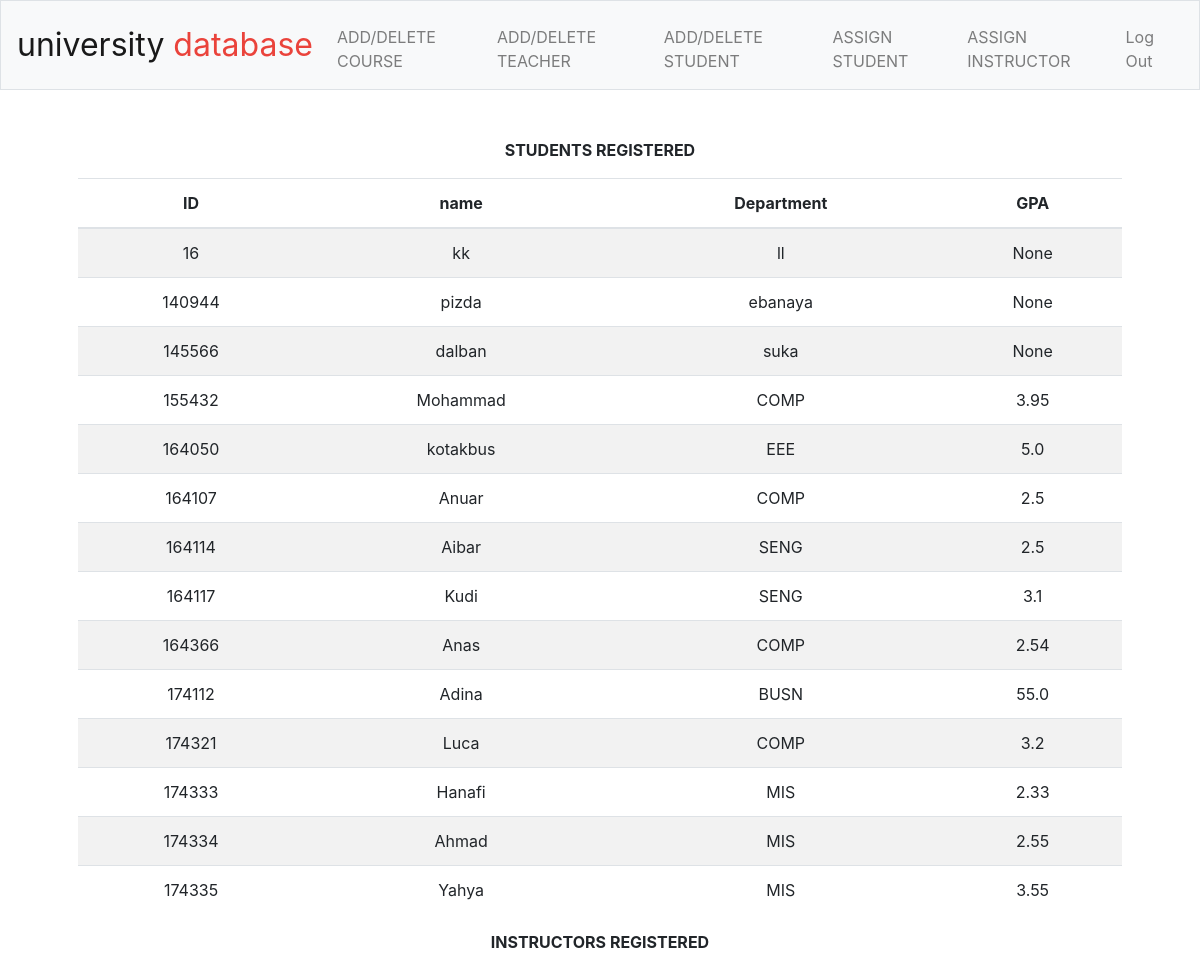
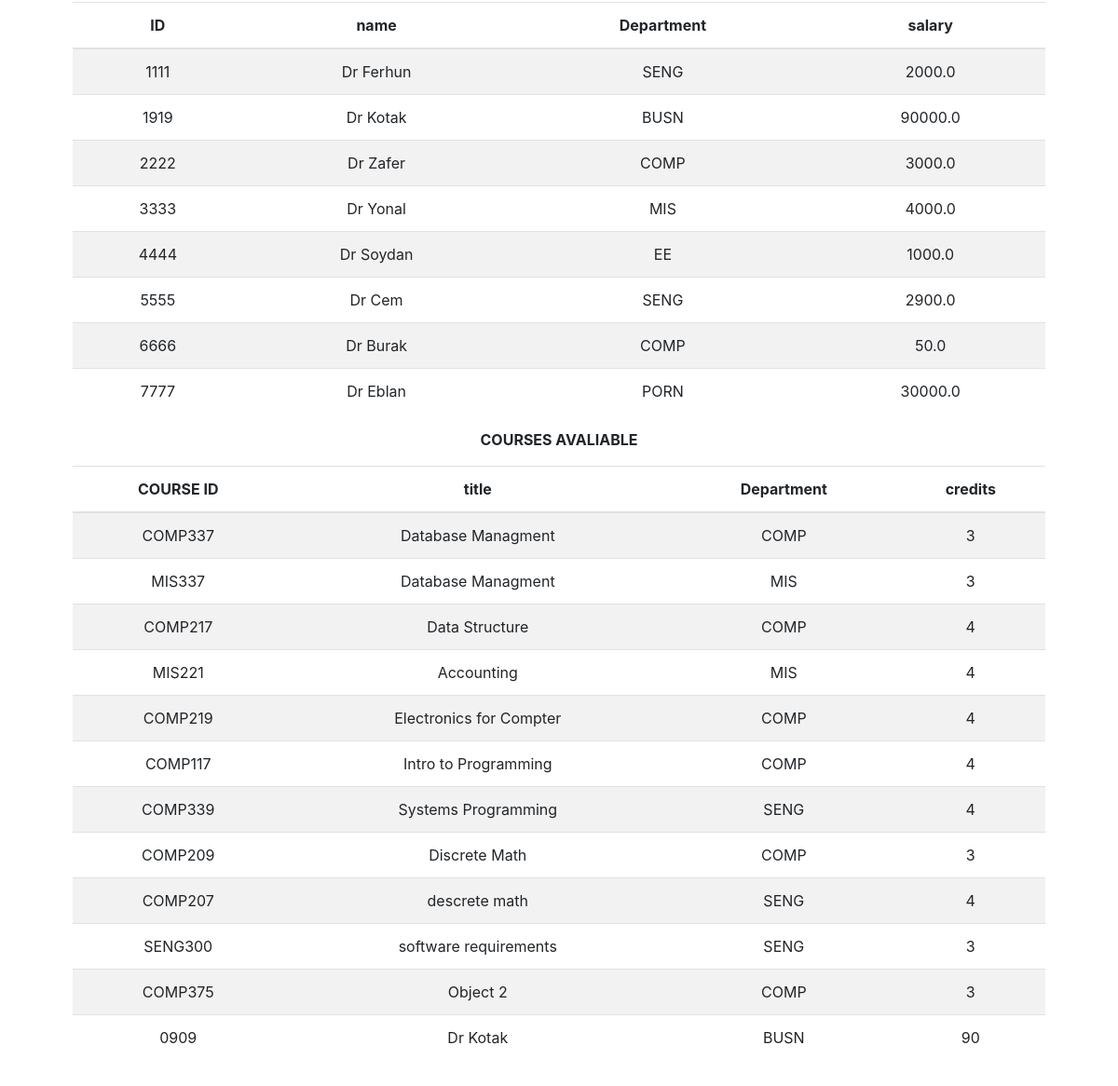
Page /admin (signed in) on the committed database (2 pictures, top to bottom).
### tables this page shows
CREATE TABLE `Student` (
	`ID`	INTEGER,
	`name`	TEXT,
	`Dept_name`	TEXT,
	`Total_crd`	REAL,
	PRIMARY KEY(`ID`)
);

CREATE TABLE `instructor` (
	`ID`	INTEGER,
	`name`	TEXT,
	`dept_name`	TEXT,
	`salary`	REAL,
	PRIMARY KEY(`ID`)
);

CREATE TABLE `course` (
	`course_id`	TEXT,
	`title`	TEXT,
	`dept_name`	TEXT,
	`credits`	INTEGER,
	PRIMARY KEY(`course_id`)
);

### application.py (the view)
@app.route("/admin")
@login_required
def admin():
    rows_student = db.execute("select * from student")
    rows_instructor = db.execute("select * from instructor")
    rows_courses  = db.execute("select * from course")
    positions1 = []
    positions2 = []
    positions3 = []
    for row1 in rows_student:
        positions1.append({"ID": row1['ID'], "name": row1['name'], "Dept_name": row1['Dept_name'], "Total_crd": row1['Total_crd']})
    for row2 in rows_instructor:
        positions2.append({"ID": row2['ID'], "name": row2['name'], "dept_name": row2['dept_name'], "salary": row2['salary']})
    for row3 in rows_courses:
        positions3.append({"course_id": row3['course_id'], "title": row3['title'], "dept_name": row3['dept_name'], "credits": row3['credits']})
    return render_template("admin.html", positions1 = positions1, positions2 = positions2, positions3 = positions3)

### application.py (called while the page is built)
@app.after_request
def after_request(response):
    response.headers["Cache-Control"] = "no-cache, no-store, must-revalidate"
    response.headers["Expires"] = 0
    response.headers["Pragma"] = "no-cache"
    return response

### helpers.py (called while the page is built)
def login_required(f):
    @wraps(f)
    def decorated_function(*args, **kwargs):
        if session.get("user_id") is None:
            return redirect("/login")
        return f(*args, **kwargs)
    return decorated_function

### templates/admin.html (shortened to what this page needs)
{% extends "layout.html" %}
{% block main %}
    <form action="/admin" method="post">
        <p class="font-weight-bold">STUDENTS REGISTERED</p>
        <table class="table table-striped">
        <thead>
            <tr>
                <th>ID</th>
                <th>name</th>
                <th>Department</th>
                <th>GPA</th>
            </tr>
        </thead>
        <tbody>
            {% for position1 in positions1 %}
                <tr>
                    <td>{{position1.ID}}</td>
                    <td>{{position1.name}}</td>
                    <td>{{position1.Dept_name}}</td>
                    <td>{{position1.Total_crd}}</td>
                </tr>
            {% endfor %}
        </tbody>
     </table>
     <p class="font-weight-bold">INSTRUCTORS REGISTERED</p>
     <table class="table table-striped">
        <thead>
            <tr>
                <th>ID</th>
                <th>name</th>
                <th>Department</th>
                <th>salary</th>
            </tr>
        </thead>
        <tbody>
            {% for position2 in positions2 %}
                <tr>
                    <td>{{position2.ID}}</td>
                    <td>{{position2.name}}</td>
                    <td>{{position2.dept_name}}</td>
                    <td>{{position2.salary}}</td>
                </tr>
            {% endfor %}
        </tbody>
     </table>
     <p class="font-weight-bold">COURSES AVALIABLE</p>
     <table class="table table-striped">
        <thead>
            <tr>
                <th>COURSE ID</th>
                <th>title</th>
                <th>Department</th>
                <th>credits</th>
            </tr>
        </thead>
        <tbody>
            {% for position3 in positions3 %}
                <tr>
                    <td>{{position3.course_id}}</td>
                    <td>{{position3.title}}</td>
                    <td>{{position3.dept_name}}</td>
                    <td>{{position3.credits}}</td>
                </tr>
            {% endfor %}
        </tbody>
     </table>
    </form>
{% endblock %}

### templates/layout.html (shortened to what this page needs)
<!DOCTYPE html>
<html lang="en">
    <head>
        <link href="https://maxcdn.bootstrapcdn.com/bootstrap/4.0.0-beta.2/css/bootstrap.min.css" rel="stylesheet"/>
        <link href="/static/styles.css" rel="stylesheet"/>
    </head>
    <body>
        <nav class="navbar navbar-expand-md navbar-light bg-light border">
            <a class="navbar-brand" href="/"><span class="black">university</span><span class="red"> database</span></a>
            <div class="collapse navbar-collapse" id="navbar">
                {% if session.user_id %}
                {% if request.path == "/admin" %}
                    <ul class="navbar-nav mr-auto mt-2">
                        <li class="nav-item"><a class="nav-link" href="/newcourse">ADD/DELETE COURSE</a></li>
                        <li class="nav-item"><a class="nav-link" href="/newteacher">ADD/DELETE TEACHER</a></li>
                        <li class="nav-item"><a class="nav-link" href="/newstudent">ADD/DELETE STUDENT</a></li>
                        <li class="nav-item"><a class="nav-link" href="/assignstd">ASSIGN STUDENT</a></li>
                        <li class="nav-item"><a class="nav-link" href="/assignteacher">ASSIGN INSTRUCTOR</a></li>
                    </ul>
                {% elif request.path == "/student" %}
                    <ul class="navbar-nav mr-auto mt-2">
                        <li class="nav-item"><a class="nav-link" href="/studentcourses">COURSES</a></li>
                    </ul>
                {% elif request.path == "/instructor" %}
                    <ul class="navbar-nav mr-auto mt-2">
                        <li class="nav-item"><a class="nav-link" href="/instructorstudent">STUDENTS</a></li>
                        <li class="nav-item"><a class="nav-link" href="/coursesinstructor">COURSES</a></li>
                    </ul>
                {% endif %}
                    <ul class="navbar-nav ml-auto mt-2">
                        <li class="nav-item"><a class="nav-link" href="/logout">Log Out</a></li>
                    </ul>
                {% else %}
                    <ul class="navbar-nav ml-auto mt-2">
                        <li class="nav-item"><a class="nav-link" href="/register">Register(admin)</a></li>
                        <li class="nav-item"><a class="nav-link" href="/login">Log In</a></li>
                    </ul>
                {% endif %}
            </div>
        </nav>
        <main class="container p-5">
            {% block main %}<p class="font-weight-bold">Welcome to the university register website!</p>{% endblock %}
        </main>
    </body>
</html>

### static/styles.css (style rules this page uses)
nav .navbar-brand { font-size: xx-large; }
nav .navbar-brand .red { color: #ea433b; }
main { overflow-x: auto; text-align: center; }

### rows in the picture
Student: ID "16", name "kk", Dept_name "ll", Total_crd "None"
Student: ID "140944", name "pizda", Dept_name "ebanaya", Total_crd "None"
Student: ID "145566", name "dalban", Dept_name "suka", Total_crd "None"
Student: ID "155432", name "Mohammad", Dept_name "COMP", Total_crd "3.95"
Student: ID "164050", name "kotakbus", Dept_name "EEE", Total_crd "5.0"
Student: ID "164107", name "Anuar", Dept_name "COMP", Total_crd "2.5"
Student: ID "164114", name "Aibar", Dept_name "SENG", Total_crd "2.5"
Student: ID "164117", name "Kudi", Dept_name "SENG", Total_crd "3.1"
Student: ID "164366", name "Anas", Dept_name "COMP", Total_crd "2.54"
Student: ID "174112", name "Adina", Dept_name "BUSN", Total_crd "55.0"
Student: ID "174321", name "Luca", Dept_name "COMP", Total_crd "3.2"
Student: ID "174333", name "Hanafi", Dept_name "MIS", Total_crd "2.33"
Student: ID "174334", name "Ahmad", Dept_name "MIS", Total_crd "2.55"
Student: ID "174335", name "Yahya", Dept_name "MIS", Total_crd "3.55"
instructor: ID "1111", name "Dr Ferhun", dept_name "SENG", salary "2000.0"
instructor: ID "1919", name "Dr Kotak", dept_name "BUSN", salary "90000.0"
instructor: ID "2222", name "Dr Zafer", dept_name "COMP", salary "3000.0"
instructor: ID "3333", name "Dr Yonal", dept_name "MIS", salary "4000.0"
instructor: ID "4444", name "Dr Soydan", dept_name "EE", salary "1000.0"
instructor: ID "5555", name "Dr Cem", dept_name "SENG", salary "2900.0"
instructor: ID "6666", name "Dr Burak", dept_name "COMP", salary "50.0"
instructor: ID "7777", name "Dr Eblan", dept_name "PORN", salary "30000.0"
course: course_id "COMP337", title "Database Managment", dept_name "COMP", credits "3"
course: course_id "MIS337", title "Database Managment", dept_name "MIS", credits "3"
course: course_id "COMP217", title "Data Structure", dept_name "COMP", credits "4"
course: course_id "MIS221", title "Accounting", dept_name "MIS", credits "4"
course: course_id "COMP219", title "Electronics for Compter", dept_name "COMP", credits "4"
course: course_id "COMP117", title "Intro to Programming", dept_name "COMP", credits "4"
course: course_id "COMP339", title "Systems Programming", dept_name "SENG", credits "4"
course: course_id "COMP209", title "Discrete Math", dept_name "COMP", credits "3"
course: course_id "COMP207", title "descrete math", dept_name "SENG", credits "4"
course: course_id "SENG300", title "software requirements", dept_name "SENG", credits "3"
course: course_id "COMP375", title "Object 2", dept_name "COMP", credits "3"
course: course_id "0909", title "Dr Kotak", dept_name "BUSN", credits "90"
